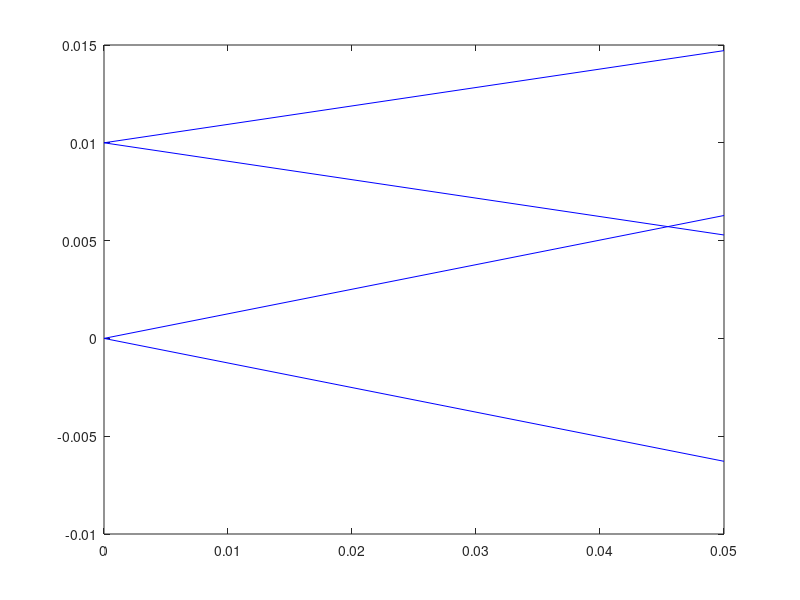

The MATLAB script that drew this image: (Note: this script raises an error after producing the figure.)
%% Part 1 Exploring Ray Tracing. 
% Let's define the ray variables. 
% Each ray is defined as (x-pos, x-angle, y-pos, y-angle)'

% The set of N rays would be in a 4 by N vector. This one set will still
% represent all rays present at one perticular z position

% To start I will manually define 4 rays total at two different x
% locations, with different angles with respect to z. 

% Note: Theta needs to be limited between -$\pi$/20 and $\pi$/20 since we
% are assuming that tan $\theta$ = $\theta$.

rays_in = [0 0 0.01 0.01;0.04*pi -0.04*pi 0.03*pi -0.03*pi;0 0 0 0;0 0 0 0];

d = 0.05;
% propgation matrix
Md = [1 d 0 0;0 1 0 0;0 0 1 d;0 0 0 1];


% Rays after propogation

rays_out = Md*rays_in;

% Plotting the result

% rays_in is a 4 x N matrix representing the rays emitted from an object
% rays_out is a 4 x N matrix representing the rays after propagating distance d
ray_z = [zeros(1,size(rays_in,2)); d*ones(1,size(rays_in,2))];
figure();
plot(ray_z, [rays_in(1,:); rays_out(1,:)],'Color', 'b');

% Automating the generation of rays in a plane given a set of start points
% and number of rays required per point. 

rays_in = generate_1d_rays('x', 0.00, 0.01, 5);
rays_out = Md*rays_in;
ray_z = [zeros(1,size(rays_in,2)); d*ones(1,size(rays_in,2))];
figure();
plot(ray_z(:,(1:5)), [rays_in(1,(1:5)); rays_out(1,(1:5))],'Color','r');
hold on
plot(ray_z(:,(6:10)), [rays_in(1,(6:10)); rays_out(1,(6:10))],'Color','b');
hold off
ylim([-0.03, 0.03])
xlabel('z (m)');
ylabel('x (m)');

%% Light filed dataset exploration
load('lightField.mat')

%Plotting using rays2img choosing sensor width to be 35mm, standard full
%frame sensor size. 

[img, x_edges, y_edges] =rays2img(rays(1,:), rays(3,:), 0.035, 480);
figure;
colormap(gray)
image(x_edges([1 end]),y_edges([1 end]),img); 
axis image xy;

%%
% b) experimenting with different sensor widths

sensor_sizes = linspace(0.005, 0.050, 9);
pixels = 480;
imgs = zeros(pixels, pixels, length(sensor_sizes));

pltsize = ceil(sqrt(length(sensor_sizes)));
figure;
colormap(gray)
for i = 1:length(sensor_sizes)
    subplot(pltsize, pltsize, i)
    imgs(:,:,i) = image(rays2img(rays(1,:), rays(3,:), sensor_sizes(i), 480));
    axis image xy;
    title("Sensor size = " + int2str(sensor_sizes(i)*1000)+ " mm", 'Fontsize', 14);
end



%% experimenting with pixel count

pixel_count = linspace(50, 2800, 3);
sensor_size = 0.026; % approximate size of a crop format sensor, most common consumer dslr config. 

pltsize = ceil(sqrt(length(pixel_count)));
figure;
colormap(gray)
for i = 1:length(pixel_count)
    subplot(pltsize, pltsize, i)
    image(rays2img(rays(1,:), rays(3,:), sensor_size, pixel_count(i)));
    axis image xy;
    title("Pixel\_count = " + int2str(pixel_count(i)), 'Fontsize', 14);
end


%% Experimenting with a distance shift
d1 = 100 ;
rays_at_d1 = rays_propogate_d(rays, d);
figure;
colormap(gray)
subplot(1,2,1);
[img, x_edges, y_edges] =rays2img(rays(1,:), rays(3,:), 0.035, 480);
image(x_edges([1 end]),y_edges([1 end]),img); 
axis image xy;
title('Rays at d = 0 m', 'Fontsize', 16)
subplot(1,2,2);
[img, x_edges, y_edges] =rays2img(rays_at_d1(1,:), rays_at_d1(3,:), 0.035, 480);
image(x_edges([1 end]),y_edges([1 end]),img); 
axis image xy;
title("Rays at d = "+num2str(d1)+" m", 'Fontsize', 16)



% No value will be able to create a shaprer image. Found no appretiable
% increaces or even change in sharpness
